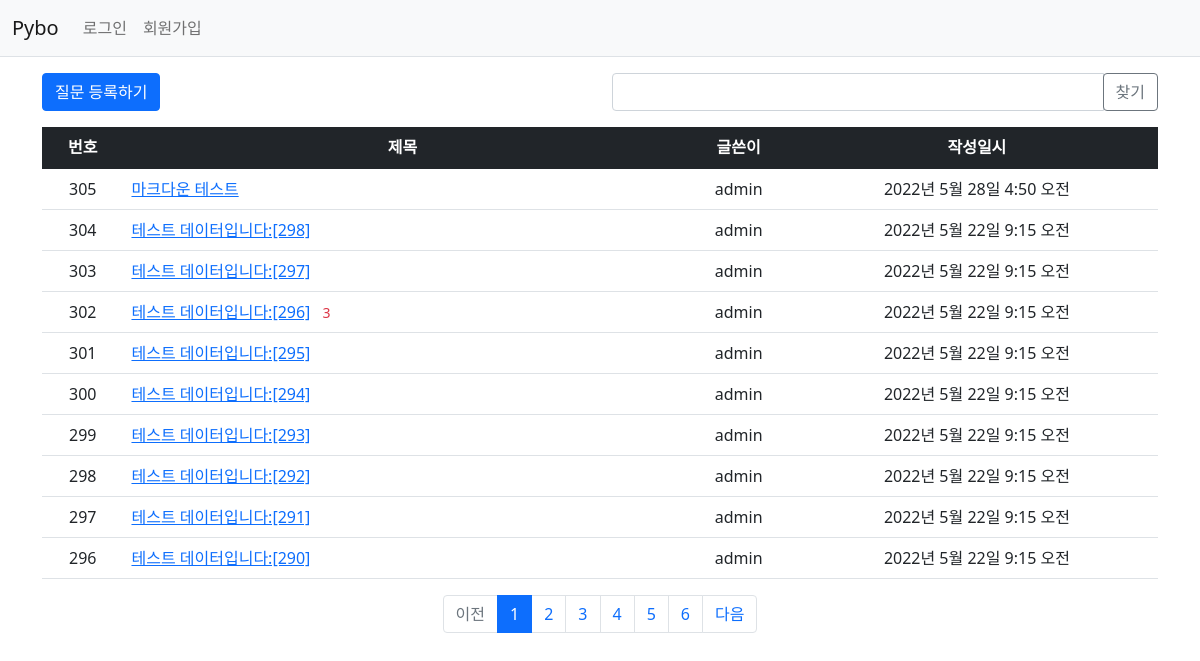
Screenshot of /pybo/ with the database file from the repository.
### pybo/models.py (models this page shows, shortened)
class Question(models.Model):
    author = models.ForeignKey(User, on_delete=models.CASCADE, related_name='author_question')
    subject = models.CharField(max_length=200)
    content = models.TextField()
    create_date = models.DateTimeField()
    modify_date = models.DateTimeField(null=True, blank=True)
    voter = models.ManyToManyField(User, related_name='voter_question') #추천인 추가

### pybo/views/base_views.py (the view, shortened to what this page needs)
# urls.py: path('', base_views.index, name='index'),  # '/' 에 해당되는 path
def index(request):
    page = request.GET.get('page', '1')  # 페이지
    kw = request.GET.get('kw', '')  # 검색어
    question_list = Question.objects.order_by('-create_date')
    paginator = Paginator(question_list, 10)  # 페이지당 10개씩 보여주기
    page_obj = paginator.get_page(page)
    context = {'question_list': page_obj, 'page': page, 'kw': kw}
    return render(request, 'pybo/question_list.html', context)

### pybo/templatetags/pybo_filter.py (called while the page is built)
@register.filter
def sub(value, arg):
    return value - arg

### templates/pybo/question_list.html (shortened to what this page needs)
{% extends 'base.html' %}
{% load pybo_filter %}
{% block content %}
<div class="container my-3">
    <div class="row my-3">
        <div class="col-6">
            <a href="{% url 'pybo:question_create' %}" class="btn btn-primary">질문 등록하기</a>
        </div>
        <div class="col-6">
            <div class="input-group">
                <input type="text" id="search_kw" class="form-control" value="{{ kw|default_if_none:'' }}">
                <div class="input-group-append">
                    <button class="btn btn-outline-secondary" type="button" id="btn_search">찾기</button>
                </div>
            </div>
        </div>
    </div>
    <table class="table">
        <thead>
        <tr class="text-center table-dark">
            <th>번호</th>
            <th style="width:50%">제목</th>
            <th>글쓴이</th>
            <th>작성일시</th>
        </tr>
        </thead>
        <tbody>
        {% if question_list %}
        {% for question in question_list %}
        <tr class="text-center">
            <td>
                {{ question_list.paginator.count|sub:question_list.start_index|sub:forloop.counter0|add:1 }}
            </td>
            <td class="text-start">
                <a href="{% url 'pybo:detail' question.id %}">{{ question.subject }}</a>
                {% if question.answer_set.count > 0 %}
                <span class="text-danger small mx-2">{{ question.answer_set.count }}</span>
                {% endif %}
            </td>
            <td>{{ question.author.username }}</td>
            <td>{{ question.create_date }}</td>
        </tr>
        {% endfor %}
        {% else %}
        <tr>
            <td colspan="3">질문이 없습니다.</td>
        </tr>
        {% endif %}
        </tbody>
    </table>
    <ul class="pagination justify-content-center">
        {% if question_list.has_previous %}
        <li class="page-item">
            <a class="page-link" data-page="{{ question_list.previous_page_number }}"
               href="javascript:void(0)">이전</a>
        </li>
        {% else %}
        <li class="page-item disabled">
            <a class="page-link" tabindex="-1" aria-disabled="true"
               href="javascript:void(0)">이전</a>
        </li>
        {% endif %}
        {% for page_number in question_list.paginator.page_range %}
        {% if page_number >= question_list.number|add:-5 and page_number <= question_list.number|add:5 %}
        {% if page_number == question_list.number %}
        <li class="page-item active" aria-current="page">
            <a class="page-link" data-page="{{ page_number }}"
               href="javascript:void(0)">{{ page_number }}</a>
        </li>
        {% else %}
        <li class="page-item">
            <a class="page-link" data-page="{{ page_number }}"
               href="javascript:void(0)">{{ page_number }}</a>
        </li>
        {% endif %}
        {% endif %}
        {% endfor %}
        {% if question_list.has_next %}
        <li class="page-item">
            <a class="page-link" data-page="{{ question_list.next_page_number }}"
               href="javascript:void(0)">다음</a>
        </li>
        {% else %}
        <li class="page-item disabled">
            <a class="page-link" tabindex="-1" aria-disabled="true"
               href="javascript:void(0)">다음</a>
        </li>
        {% endif %}
    </ul>
</div>
{% endblock %}

### rows the page displays
Question: paginator.count|sub "305", subject "마크다운 테스트", author.username "admin", create_date "2022년 5월 28일 4:50 오전"
Question: paginator.count|sub "304", subject "테스트 데이터입니다:[298]", author.username "admin", create_date "2022년 5월 22일 9:15 오전"
Question: paginator.count|sub "303", subject "테스트 데이터입니다:[297]", author.username "admin", create_date "2022년 5월 22일 9:15 오전"
Question: paginator.count|sub "302", subject "테스트 데이터입니다:[296]", answer_set.count "3", author.username "admin", create_date "2022년 5월 22일 9:15 오전"
Question: paginator.count|sub "301", subject "테스트 데이터입니다:[295]", author.username "admin", create_date "2022년 5월 22일 9:15 오전"
Question: paginator.count|sub "300", subject "테스트 데이터입니다:[294]", author.username "admin", create_date "2022년 5월 22일 9:15 오전"
Question: paginator.count|sub "299", subject "테스트 데이터입니다:[293]", author.username "admin", create_date "2022년 5월 22일 9:15 오전"
Question: paginator.count|sub "298", subject "테스트 데이터입니다:[292]", author.username "admin", create_date "2022년 5월 22일 9:15 오전"
Question: paginator.count|sub "297", subject "테스트 데이터입니다:[291]", author.username "admin", create_date "2022년 5월 22일 9:15 오전"
Question: paginator.count|sub "296", subject "테스트 데이터입니다:[290]", author.username "admin", create_date "2022년 5월 22일 9:15 오전"

### other values shown
{{ page_number }} "1"
{{ page_number }} "2" "3" "4" "5" "6"
